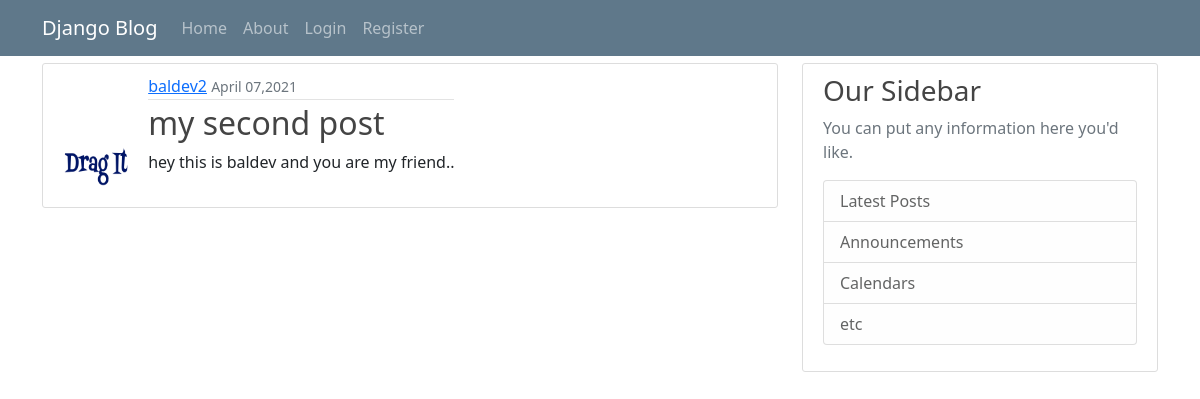
The page /blog/post/8/ on the database its author committed.
### blog/models.py (models this page shows, shortened)
class Post(models.Model):
    title = models.CharField(max_length=100)
    content = models.TextField()
    date_posted = models.DateTimeField(default=timezone.now)
    author = models.ForeignKey(User, on_delete = models.CASCADE)

### users/models.py (models this page shows, shortened)
class Profile(models.Model):
    user = models.OneToOneField(User, on_delete=models.CASCADE)
    image = models.ImageField(default='default.jpg',upload_to = 'profile_pics')

### blog/views.py (the view)
# urls.py: path('post/<int:pk>/',PostDetailView.as_view(),name ='post-detail'),
class PostDetailView(DetailView):
    model = Post

### blog/templates/blog/post_detail.html (shortened to what this page needs)
{% extends "blog/base.html" %}
{% block content %}
    <article class="media content-section">
        <img class="rounded-circle article-img" src="{{ object.author.profile.image.url }}" alt="">
        <div class="media-body">
        <div class="article-metadata">
            <a class="mr-2" href="{% url 'user-posts' object.author.username %}">{{ object.author }}</a>
            <small class="text-muted">{{ object.date_posted|date:"F d,Y"}}</small>
        </div>
        <h2 class="article-title">{{ object.title }}</h2>
        <p class="article-content">{{ object.content }}</p>
        </div>
    </article>
{% endblock content %}

### blog/static/blog/main.css (style rules this page uses)
body { background: #fafafa; color: #333333; margin-top: 5rem; }
h1, h2, h3, h4, h5, h6 { color: #444444; }
.content-section { background: #ffffff; padding: 10px 20px; border: 1px solid #dddddd; border-radius: 3px; margin-bottom: 20px; }
.article-title { color: #444444; }
.article-content { white-space: pre-line; }
.article-img { height: 65px; width: 65px; margin-right: 16px; }
.article-metadata { padding-bottom: 1px; margin-bottom: 4px; border-bottom: 1px solid #e3e3e3 }
.rounded-circle, .media-body { display: inline-block; }

### rows shown on the page
Post: author.profile.image (picture), author "baldev2", date_posted "April 07,2021", title "my second post", content "hey this is baldev and you are my friend.."
